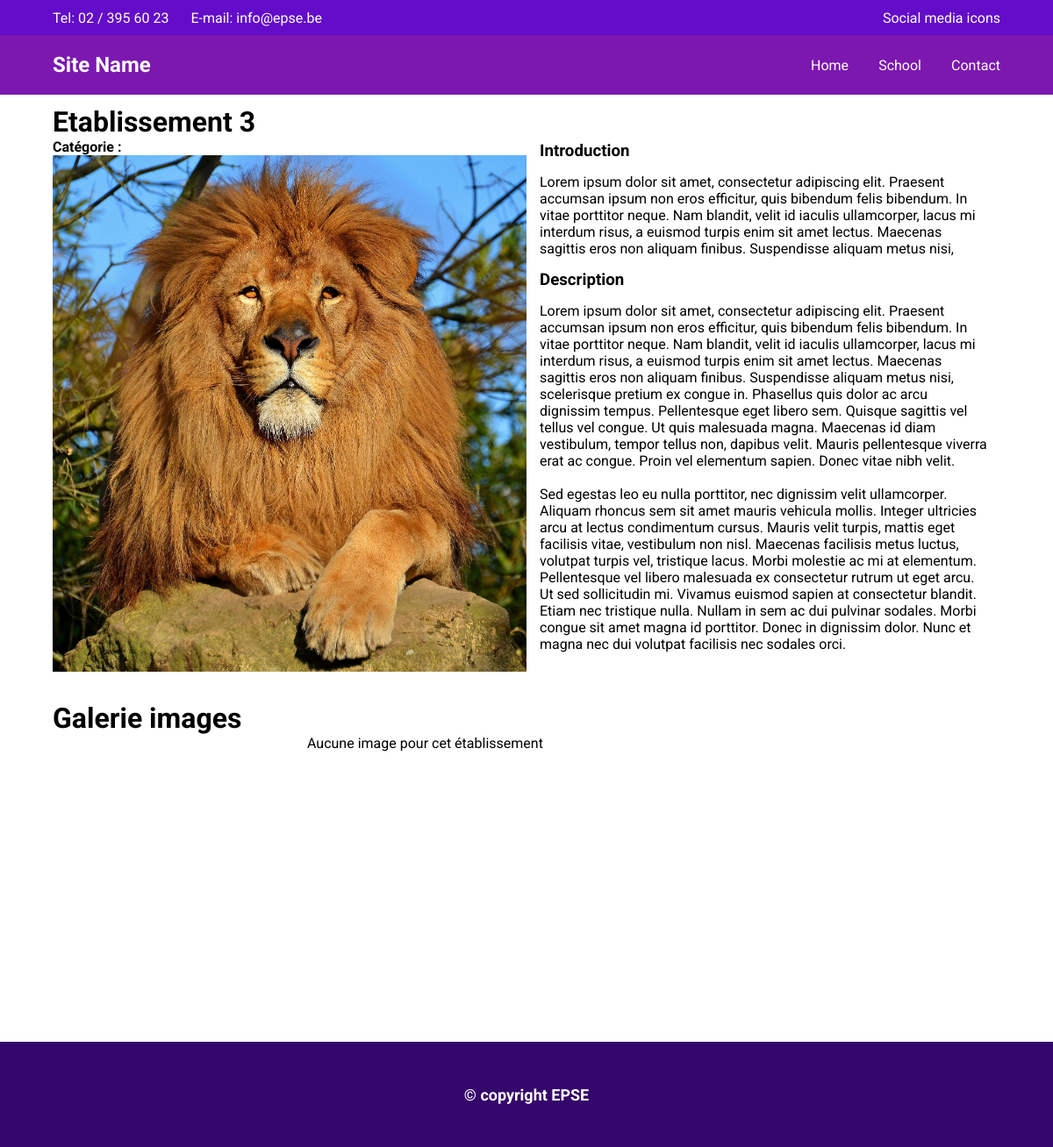
The page /school.php?id=4 on the database as committed earlier.
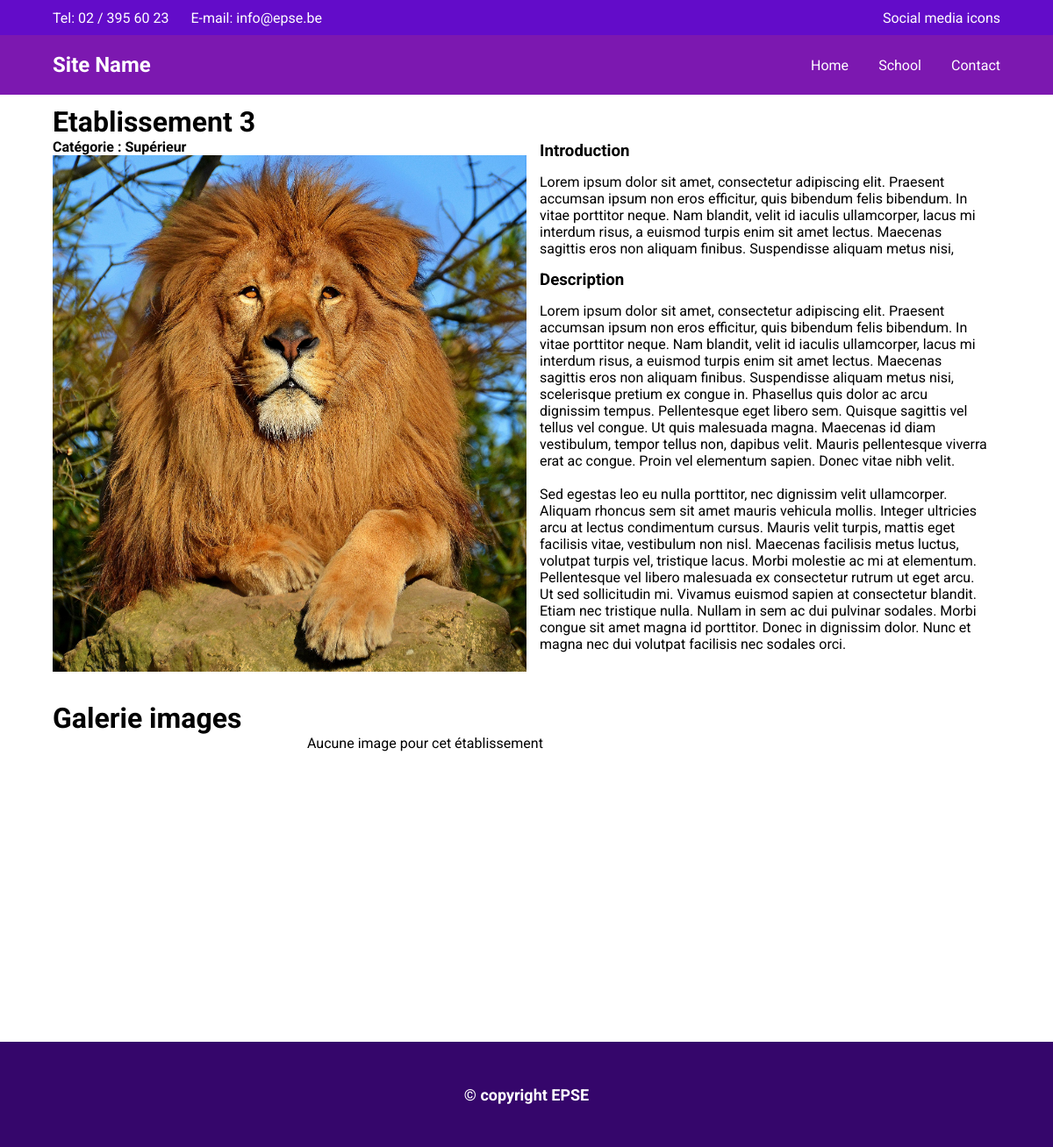
The same page on the database as committed later.
### tables this page shows
CREATE TABLE IF NOT EXISTS `etablissements` (
  `id` int NOT NULL AUTO_INCREMENT,
  `nom` varchar(255) NOT NULL,
  `description` text NOT NULL,
  `introduction` text NOT NULL,
  `image` varchar(255) NOT NULL,
  `categorie` int NOT NULL DEFAULT '1',
  PRIMARY KEY (`id`)
);

CREATE TABLE IF NOT EXISTS `categories` (
  `id` int NOT NULL AUTO_INCREMENT,
  `nom` varchar(255) NOT NULL,
  PRIMARY KEY (`id`)
);

### school.php (the view, shortened to what this page needs)
<?php
    if(isset($_GET['id']))
    {
        $id = htmlspecialchars($_GET['id']);
    }else{
        header("LOCATION:404.php");
    }
    require "connexion.php";
    $req = $bdd->prepare("SELECT etablissements.nom AS enom, categories.nom AS cnom, etablissements.introduction AS intro, etablissements.description AS description,  etablissements.image as image FROM etablissements INNER JOIN categories ON etablissements.categorie = categories.id WHERE etablissements.id=?");
    $req->execute([$id]);
    $don = $req->fetch();
?>
<!DOCTYPE html>
<html lang="fr">
<head>
    <link rel="stylesheet" href="https://cdn.jsdelivr.net/npm/swiper@11/swiper-bundle.min.css" />
    <link rel="stylesheet" href="style.css">
</head>
<body>
    <div class="slide school" id="test">
        <?php
            include("partials/header.php");
        ?>
        <div class="container container-info">
            <div class="gauche">
                <h1><?= $don['enom'] ?></h1>
                <h4>Catégorie : <?= $don['cnom'] ?></h4>
                <div class="img">
                    <img src="images/<?= $don['image'] ?>" alt="image de <?= $don['enom'] ?>">
                </div>
            </div>
            <div class="droite">
                <div class="text">
                    <h3>Introduction</h3>
                    <?= nl2br($don['intro']) ?>
                    <h3>Description</h3>
                    <?= nl2br($don['description']) ?>
                </div>
            </div>
        </div>
    </div>
    <div id="galimg">
        <div class="container">
            <h1>Galerie images</h1>
            <div class="swiper mySwiper">
                <div class="swiper-wrapper">
                    <?php
                        $reqGal = $bdd->prepare("SELECT * FROM images WHERE id_etablissement=?");
                        $reqGal->execute([$id]);
                        $count = $reqGal->rowCount();
                        if($count > 0)
                        {
                            while($donGal = $reqGal->fetch())
                            {
                                echo "<div class='swiper-slide'><img src='images/".$donGal['fichier']."' alt='image'></div>";
                            }
                        }else{
                            echo "Aucune image pour cet établissement";
                        }
                    ?>
                </div>
            </div>
        </div>
    </div>
    <?php
        include("partials/footer.php");
    ?>
</body>
</html>

Rows that differ between the two databases and show on the page:
changed through a linked row, etablissements "Etablissement 3": categories.nom (not shown) → "Supérieur"
